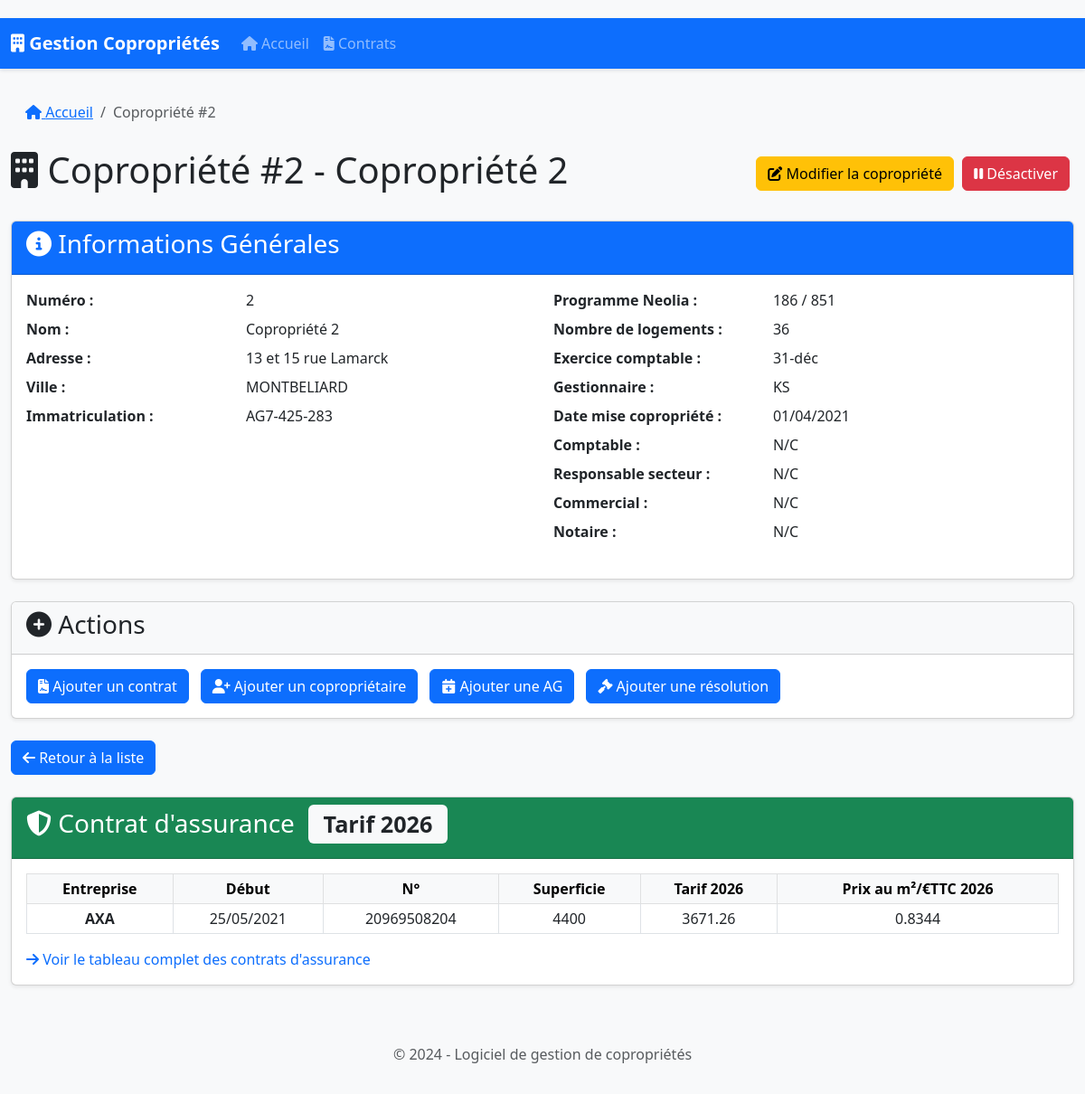
/copropriete/2, run on the app's committed database.
### app.py (models this page shows)
class Copropriete(db.Model):
    id = db.Column(db.Integer, primary_key=True)
    numero = db.Column(db.Integer, unique=True, nullable=False)
    nom = db.Column(db.String(200), nullable=False)
    date_mise_copropriete = db.Column(db.Date)
    programme_neolia = db.Column(db.String(100))
    adresse = db.Column(db.String(300))
    ville = db.Column(db.String(100))
    immatriculation = db.Column(db.String(100))
    nombre_logements = db.Column(db.Integer)
    exercice_comptable = db.Column(db.String(20))
    gestionnaire = db.Column(db.String(50))
    comptable = db.Column(db.String(100))
    responsable_secteur = db.Column(db.String(200))
    commercial = db.Column(db.String(200))
    notaire = db.Column(db.String(200))
    est_active = db.Column(db.Boolean, default=True)
    fiche_immeuble = db.relationship('FicheImmeuble', backref='copropriete', uselist=False)
    contrats = db.relationship('Contrat', backref='copropriete', lazy=True)
    coproprietaires = db.relationship('Coproprietaire', backref='copropriete', lazy=True)
    assemblees_generales = db.relationship('AssembleeGenerale', backref='copropriete', lazy=True)
    resolutions_futures = db.relationship('ResolutionFuture', backref='copropriete', lazy=True)

class AssuranceCellule(db.Model):
    __tablename__ = 'assurance_cellules'
    id = db.Column(db.Integer, primary_key=True)
    ligne_id = db.Column(db.Integer, db.ForeignKey('assurance_lignes.id'), nullable=False)
    colonne_id = db.Column(db.Integer, db.ForeignKey('assurance_colonnes.id'), nullable=False)
    valeur = db.Column(db.Text)

### app.py (the view)
@app.route('/copropriete/<int:copro_id>')
def copropriete(copro_id):
    copropriete = Copropriete.query.options(
        joinedload(Copropriete.fiche_immeuble),
        joinedload(Copropriete.coproprietaires),
        joinedload(Copropriete.coproprietaires).joinedload(Coproprietaire.lots),
        joinedload(Copropriete.coproprietaires).joinedload(Coproprietaire.emails),
        joinedload(Copropriete.coproprietaires).joinedload(Coproprietaire.telephones),
        joinedload(Copropriete.contrats).joinedload(Contrat.prestations),
        joinedload(Copropriete.assemblees_generales).joinedload(AssembleeGenerale.points_a_retenir),
        joinedload(Copropriete.assemblees_generales).joinedload(AssembleeGenerale.budgets_travaux).joinedload(BudgetTravaux.appels_fonds),
        joinedload(Copropriete.resolutions_futures)
    ).get_or_404(copro_id)
    types_contrats = ["Assurance", "Nettoyage", "Entretien", "Sécurité", "Autre"]
    civilites = Civilite.query.all()
    assurance_contrat = _assurance_pour_copropriete(copropriete.numero)
    return render_template(
        'copropriete.html',
        copropriete=copropriete,
        contrats=copropriete.contrats,
        coproprietaires=copropriete.coproprietaires,
        assemblees=copropriete.assemblees_generales,
        resolutions=copropriete.resolutions_futures,
        types_contrats=types_contrats,
        civilites=civilites,
        assurance_contrat=assurance_contrat
    )

### app.py (called while the page is built)
@app.context_processor
def inject_models():
    return dict(Civilite=Civilite)

### templates/copropriete.html (shortened to what this page needs)
{% extends "base.html" %}
{% block content %}
<div class="row">
    <div class="col-md-12">
        <nav aria-label="breadcrumb">
            <ol class="breadcrumb">
                <li class="breadcrumb-item"><a href="{{ url_for('index') }}"><i class="fas fa-home"></i> Accueil</a></li>
                <li class="breadcrumb-item active" aria-current="page">Copropriété #{{ copropriete.numero }}</li>
            </ol>
        </nav>
        <div class="d-flex justify-content-between align-items-center mb-4">
            <h1><i class="fas fa-building"></i> Copropriété #{{ copropriete.numero }} - {{ copropriete.nom }}</h1>
            <div>
                    <a href="{{ url_for('edit_copropriete', copro_id=copropriete.id) }}" class="btn btn-warning">
                        <i class="fas fa-edit"></i> Modifier la copropriété
                    </a>
                {% if copropriete.est_active %}
                    <form method="POST" action="{{ url_for('toggle_active', copro_id=copropriete.id) }}" class="d-inline">
                        <button type="submit" class="btn btn-danger">
                            <i class="fas fa-pause"></i> Désactiver
                        </button>
                    </form>
                {% else %}
                    <form method="POST" action="{{ url_for('toggle_active', copro_id=copropriete.id) }}" class="d-inline">
                        <button type="submit" class="btn btn-success">
                            <i class="fas fa-play"></i> Réactiver
                        </button>
                    </form>
                {% endif %}
            </div>
        </div>
    </div>
</div>
<div class="card mb-4">
    <div class="card-header bg-primary text-white">
        <h3><i class="fas fa-info-circle"></i> Informations Générales</h3>
    </div>
    <div class="card-body">
        <div class="row">
            <div class="col-md-6">
                <dl class="row">
                    <dt class="col-sm-5">Numéro :</dt>
                    <dd class="col-sm-7">{{ copropriete.numero }}</dd>
                    <dt class="col-sm-5">Nom :</dt>
                    <dd class="col-sm-7">{{ copropriete.nom }}</dd>
                    <dt class="col-sm-5">Adresse :</dt>
                    <dd class="col-sm-7">{{ copropriete.adresse }}</dd>
                    <dt class="col-sm-5">Ville :</dt>
                    <dd class="col-sm-7">{{ copropriete.ville }}</dd>
                    <dt class="col-sm-5">Immatriculation :</dt>
                    <dd class="col-sm-7">{{ copropriete.immatriculation or 'N/C' }}</dd>
                </dl>
            </div>
            <div class="col-md-6">
                <dl class="row">
                    <dt class="col-sm-5">Programme Neolia :</dt>
                    <dd class="col-sm-7">{{ copropriete.programme_neolia or 'N/C' }}</dd>
                    <dt class="col-sm-5">Nombre de logements :</dt>
                    <dd class="col-sm-7">{{ copropriete.nombre_logements or 0 }}</dd>
                    <dt class="col-sm-5">Exercice comptable :</dt>
                    <dd class="col-sm-7">{{ copropriete.exercice_comptable or 'N/C' }}</dd>
                    <dt class="col-sm-5">Gestionnaire :</dt>
                    <dd class="col-sm-7">{{ copropriete.gestionnaire or 'N/C' }}</dd>
                    <dt class="col-sm-5">Date mise copropriété :</dt>
                    <dd class="col-sm-7">
                        {{ copropriete.date_mise_copropriete.strftime('%d/%m/%Y') if copropriete.date_mise_copropriete else 'N/C' }}
                    </dd>
                    <dt class="col-sm-5">Comptable :</dt>
                    <dd class="col-sm-7">{{ copropriete.comptable or 'N/C' }}</dd>
                    <dt class="col-sm-5">Responsable secteur :</dt>
                    <dd class="col-sm-7">{{ copropriete.responsable_secteur or 'N/C' }}</dd>
                    <dt class="col-sm-5">Commercial :</dt>
                    <dd class="col-sm-7">{{ copropriete.commercial or 'N/C' }}</dd>
                    <dt class="col-sm-5">Notaire :</dt>
                    <dd class="col-sm-7">{{ copropriete.notaire or 'N/C' }}</dd>
                </dl>
            </div>
        </div>
    </div>
</div>
<div class="card mb-4">
    <div class="card-header bg-light">
        <h3><i class="fas fa-plus-circle"></i> Actions</h3>
    </div>
    <div class="card-body">
        <div class="d-flex flex-wrap gap-2">
            <button type="button" class="btn btn-primary" data-bs-toggle="modal" data-bs-target="#addContratModal">
                <i class="fas fa-file-contract"></i> Ajouter un contrat
            </button>
            <button type="button" class="btn btn-primary" data-bs-toggle="modal" data-bs-target="#addCoproprietaireModal">
                <i class="fas fa-user-plus"></i> Ajouter un copropriétaire
            </button>
            <button type="button" class="btn btn-primary" data-bs-toggle="modal" data-bs-target="#addAGModal">
                <i class="fas fa-calendar-plus"></i> Ajouter une AG
            </button>
            <button type="button" class="btn btn-primary" data-bs-toggle="modal" data-bs-target="#addResolutionModal">
                <i class="fas fa-gavel"></i> Ajouter une résolution
            </button>
        </div>
    </div>
</div>
<a href="{{ url_for('index') }}" class="btn btn-primary mb-4">
    <i class="fas fa-arrow-left"></i> Retour à la liste
</a>
{% if assurance_contrat %}
<div class="card mb-4">
    <div class="card-header bg-success text-white">
        <h3><i class="fas fa-shield-alt"></i> Contrat d'assurance
            {% if assurance_contrat.derniere_annee %}<span class="badge bg-light text-dark ms-2">Tarif {{ assurance_contrat.derniere_annee }}</span>{% endif %}
        </h3>
    </div>
    <div class="card-body">
        <div class="table-responsive">
            <table class="table table-sm table-bordered align-middle">
                <thead class="table-light">
                    <tr class="text-center">
                        <th>Entreprise</th>
                        <th>Début</th>
                        <th>N°</th>
                        <th>Superficie</th>
                        {% if assurance_contrat.derniere_annee %}
                        <th>Tarif {{ assurance_contrat.derniere_annee }}</th>
                        <th>Prix au m²/€TTC {{ assurance_contrat.derniere_annee }}</th>
                        {% endif %}
                    </tr>
                </thead>
                <tbody>
                    <tr class="text-center">
                        <td class="fw-bold">{{ assurance_contrat.entreprise or '—' }}</td>
                        <td>{{ assurance_contrat.debut or '—' }}</td>
                        <td>{{ assurance_contrat.numero_contrat or '—' }}</td>
                        <td>{{ assurance_contrat.superficie or '—' }}</td>
                        {% if assurance_contrat.derniere_annee %}
                        <td>{{ assurance_contrat.dernier_tarif or '—' }}</td>
                        <td>{{ assurance_contrat.dernier_prix_m2 or '—' }}</td>
                        {% endif %}
                    </tr>
                </tbody>
            </table>
        </div>
        <p class="text-muted mb-0">
            <a href="{{ url_for('assurance_page') }}" class="text-decoration-none">
                <i class="fas fa-arrow-right"></i> Voir le tableau complet des contrats d'assurance
            </a>
        </p>
    </div>
</div>
{% endif %}
{% endblock %}

### static/css/style.css (style rules this page uses)
body { padding-top: 20px; background-color: #f8f9fa; }
.card { margin-bottom: 20px; box-shadow: 0 0.125rem 0.25rem rgba(0, 0, 0, 0.075); }
.card-header { font-weight: 600; }
.table-responsive { overflow-x: auto; }
.table { margin-bottom: 1rem; }
.table th { white-space: nowrap; }
.badge { font-size: 0.9em; padding: 0.35em 0.65em; }
.btn { margin-right: 5px; }
.breadcrumb { background-color: transparent; padding: 0.75rem 1rem; }
.breadcrumb-item + .breadcrumb-item::before { content: "/"; }

### data on the page
Copropriete: numero "2", nom "Copropriété 2", adresse "13 et 15 rue Lamarck", ville "MONTBELIARD", immatriculation "AG7-425-283", programme_neolia "186 / 851", nombre_logements "36", exercice_comptable "31-déc", gestionnaire "KS", date_mise_copropriete "01/04/2021", comptable "N/C", responsable_secteur "N/C", commercial "N/C", notaire "N/C"
AssuranceCellule: valeur "AXA"
AssuranceCellule: valeur "25/05/2021"
AssuranceCellule: valeur "20969508204"
AssuranceCellule: valeur "4400"
AssuranceCellule: valeur "3671.26"
AssuranceCellule: valeur "0.8344"

### other printed values
{{ assurance_contrat.derniere_annee }} "2026"
